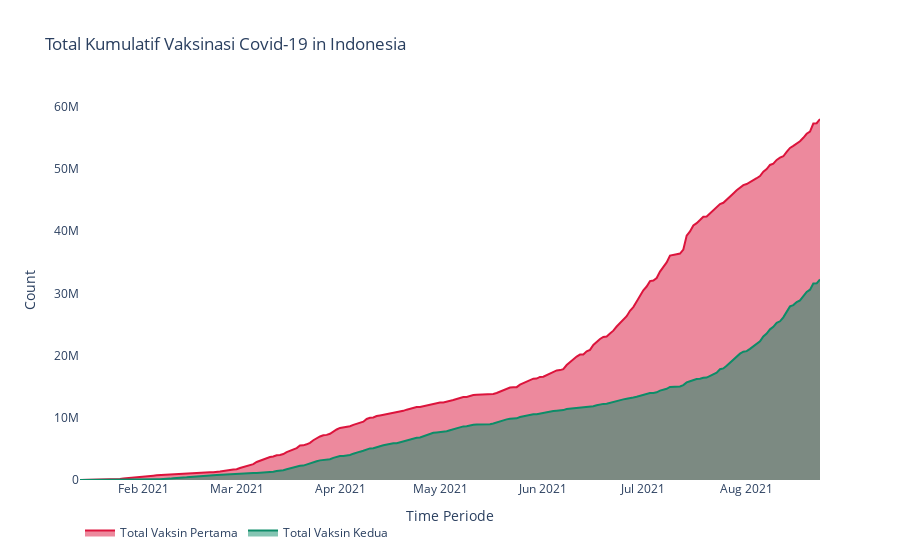

Write notebook code for a chart like this one.
### Code cell
graph1 = go.Scatter(
               hoverinfo='skip', 
               x=df_vaccinated['Date'], 
               y=df_vaccinated['dosis_pertama'],  
               fill ='tozeroy',
               hovertemplate='<b>%{x}</b><br>' + '<b>Total Vaksin Pertama: </b>'+'%{y}<extra></extra>', 
               marker_color='#DC143C', 
               name='Total Vaksin Pertama'
    ) 

graph2 = go.Scatter(
               hoverinfo='skip', 
               x=df_vaccinated['Date'], 
               y=df_vaccinated['dosis_kedua'], 
               fill ='tozeroy',
               hovertemplate='<b>%{x}</b><br><b>Total Vaksin Kedua: </b>%{y}<extra></extra>', 
               marker_color='#0d8c68', 
               name='Total Vaksin Kedua'
    ) 

data = [graph1, graph2]
fig = go.Figure(data)

# Updating the chart settings when displaying
fig.update_layout(
    title='Total Kumulatif Vaksinasi Covid-19 in Indonesia', 
    xaxis_title='Time Periode', 
    yaxis_title='Count', 
    plot_bgcolor='rgba(0,0,0,0)',
    hovermode='x', 
    legend_orientation='h'
)

# Displaying the graph
fig.show()

### Figure 1 — Plotly figure (JSON) as saved in the notebook; plotly's stock layout.template omitted (floating-point values rounded to 4 significant figures; data arrays with more than 128 entries replaced by an {"elided": "..."} marker saying what was removed)
{"data": [{"fill": "tozeroy", "hoverinfo": "skip", "hovertemplate": "<b>%{x}</b><br><b>Total Vaksin Pertama: </b>%{y}<extra></extra>", "marker": {"color": "#DC143C"}, "name": "Total Vaksin Pertama", "type": "scatter", "x": {"elided": "223 str values"}, "y": {"elided": "223 int values"}}, {"fill": "tozeroy", "hoverinfo": "skip", "hovertemplate": "<b>%{x}</b><br><b>Total Vaksin Kedua: </b>%{y}<extra></extra>", "marker": {"color": "#0d8c68"}, "name": "Total Vaksin Kedua", "type": "scatter", "x": {"elided": "223 str values"}, "y": {"elided": "223 float values"}}], "layout": {"hovermode": "x", "legend": {"orientation": "h"}, "plot_bgcolor": "rgba(0,0,0,0)", "title": {"text": "Total Kumulatif Vaksinasi Covid-19 in Indonesia"}, "xaxis": {"title": {"text": "Time Periode"}}, "yaxis": {"title": {"text": "Count"}}}}
